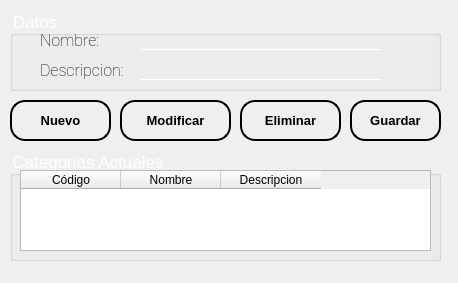
<?xml version="1.0" encoding="UTF-8"?>
<ui version="4.0">
 <class>MantenimientoCatego</class>
 <widget class="QDialog" name="MantenimientoCatego">
  <property name="geometry">
   <rect>
    <x>0</x>
    <y>0</y>
    <width>458</width>
    <height>283</height>
   </rect>
  </property>
  <property name="windowTitle">
   <string>Mantenimiento Categorias</string>
  </property>
  <property name="windowIcon">
   <iconset resource="../../Imagenes/imagenes_proyecto.qrc">
    <normaloff>:/iconos/Principal.ico</normaloff>:/iconos/Principal.ico</iconset>
  </property>
  <property name="styleSheet">
   <string notr="true">QPushButton{border-radius:15px;
border:2px solid black;
}

QPushButton:hover{

	background-color: rgb(2, 198, 201);
}
QPushButton:pressed { 
	
	background-color: rgb(32, 90, 143);
	border-style: inset;
}</string>
  </property>
  <widget class="QLabel" name="Fondo">
   <property name="geometry">
    <rect>
     <x>0</x>
     <y>0</y>
     <width>461</width>
     <height>301</height>
    </rect>
   </property>
   <property name="text">
    <string/>
   </property>
   <property name="pixmap">
    <pixmap resource="../../Imagenes/imagenes_proyecto.qrc">:/iconos/fondo2.PNG</pixmap>
   </property>
   <property name="scaledContents">
    <bool>true</bool>
   </property>
  </widget>
  <widget class="QGroupBox" name="gb_Actuales">
   <property name="geometry">
    <rect>
     <x>10</x>
     <y>150</y>
     <width>431</width>
     <height>111</height>
    </rect>
   </property>
   <property name="font">
    <font>
     <pointsize>13</pointsize>
    </font>
   </property>
   <property name="styleSheet">
    <string notr="true">color:rgb(255, 255, 255)</string>
   </property>
   <property name="title">
    <string>Categorias Actuales</string>
   </property>
   <widget class="QTableWidget" name="tableWidget">
    <property name="geometry">
     <rect>
      <x>10</x>
      <y>20</y>
      <width>411</width>
      <height>81</height>
     </rect>
    </property>
    <property name="styleSheet">
     <string notr="true">color:rgb(0, 0, 0)</string>
    </property>
    <column>
     <property name="text">
      <string>Código</string>
     </property>
    </column>
    <column>
     <property name="text">
      <string>Nombre</string>
     </property>
    </column>
    <column>
     <property name="text">
      <string>Descripcion</string>
     </property>
    </column>
   </widget>
  </widget>
  <widget class="QGroupBox" name="groupBox_2">
   <property name="geometry">
    <rect>
     <x>10</x>
     <y>10</y>
     <width>431</width>
     <height>81</height>
    </rect>
   </property>
   <property name="font">
    <font>
     <pointsize>13</pointsize>
    </font>
   </property>
   <property name="styleSheet">
    <string notr="true">QGroupBox{color:rgb(255, 255, 255)

}

QLabel{
	color:rgb(0, 0, 0);
	font: 57 12pt &quot;Roboto&quot;;
}

QLineEdit{
background:transparent;
border:none;
border-bottom:1px solid white;
	font: 57 12pt &quot;Roboto&quot;;
}</string>
   </property>
   <property name="title">
    <string>Datos</string>
   </property>
   <widget class="QLabel" name="label_2">
    <property name="geometry">
     <rect>
      <x>30</x>
      <y>20</y>
      <width>71</width>
      <height>21</height>
     </rect>
    </property>
    <property name="font">
     <font>
      <family>Roboto</family>
      <pointsize>12</pointsize>
      <weight>7</weight>
      <italic>false</italic>
      <bold>false</bold>
     </font>
    </property>
    <property name="text">
     <string>Nombre:</string>
    </property>
   </widget>
   <widget class="QLineEdit" name="gbMP_entry_marca">
    <property name="geometry">
     <rect>
      <x>130</x>
      <y>20</y>
      <width>241</width>
      <height>20</height>
     </rect>
    </property>
    <property name="text">
     <string/>
    </property>
    <property name="alignment">
     <set>Qt::AlignCenter</set>
    </property>
   </widget>
   <widget class="QLabel" name="label_4">
    <property name="geometry">
     <rect>
      <x>30</x>
      <y>50</y>
      <width>101</width>
      <height>21</height>
     </rect>
    </property>
    <property name="font">
     <font>
      <family>Roboto</family>
      <pointsize>12</pointsize>
      <weight>7</weight>
      <italic>false</italic>
      <bold>false</bold>
     </font>
    </property>
    <property name="text">
     <string>Descripcion:</string>
    </property>
   </widget>
   <widget class="QLineEdit" name="gbMP_entry_marca_3">
    <property name="geometry">
     <rect>
      <x>130</x>
      <y>50</y>
      <width>241</width>
      <height>20</height>
     </rect>
    </property>
    <property name="text">
     <string/>
    </property>
    <property name="alignment">
     <set>Qt::AlignCenter</set>
    </property>
   </widget>
  </widget>
  <widget class="QPushButton" name="AProductos_btn_nuevo">
   <property name="geometry">
    <rect>
     <x>10</x>
     <y>100</y>
     <width>101</width>
     <height>41</height>
    </rect>
   </property>
   <property name="font">
    <font>
     <pointsize>10</pointsize>
     <weight>75</weight>
     <bold>true</bold>
    </font>
   </property>
   <property name="styleSheet">
    <string notr="true"/>
   </property>
   <property name="text">
    <string>Nuevo</string>
   </property>
   <property name="icon">
    <iconset resource="../../Imagenes/imagenes_proyecto.qrc">
     <normaloff>:/iconos/add.png</normaloff>:/iconos/add.png</iconset>
   </property>
   <property name="iconSize">
    <size>
     <width>30</width>
     <height>30</height>
    </size>
   </property>
  </widget>
  <widget class="QPushButton" name="AProductos_btn_modificar">
   <property name="geometry">
    <rect>
     <x>120</x>
     <y>100</y>
     <width>111</width>
     <height>41</height>
    </rect>
   </property>
   <property name="font">
    <font>
     <pointsize>10</pointsize>
     <weight>75</weight>
     <bold>true</bold>
    </font>
   </property>
   <property name="styleSheet">
    <string notr="true"/>
   </property>
   <property name="text">
    <string>Modificar</string>
   </property>
   <property name="icon">
    <iconset resource="../../Imagenes/imagenes_proyecto.qrc">
     <normaloff>:/iconos/restart.png</normaloff>:/iconos/restart.png</iconset>
   </property>
   <property name="iconSize">
    <size>
     <width>30</width>
     <height>30</height>
    </size>
   </property>
  </widget>
  <widget class="QPushButton" name="AProductos_btn_eliminar">
   <property name="geometry">
    <rect>
     <x>240</x>
     <y>100</y>
     <width>101</width>
     <height>41</height>
    </rect>
   </property>
   <property name="font">
    <font>
     <pointsize>10</pointsize>
     <weight>75</weight>
     <bold>true</bold>
    </font>
   </property>
   <property name="styleSheet">
    <string notr="true"/>
   </property>
   <property name="text">
    <string>Eliminar</string>
   </property>
   <property name="icon">
    <iconset resource="../../Imagenes/imagenes_proyecto.qrc">
     <normaloff>:/iconos/trash.png</normaloff>:/iconos/trash.png</iconset>
   </property>
   <property name="iconSize">
    <size>
     <width>30</width>
     <height>30</height>
    </size>
   </property>
  </widget>
  <widget class="QPushButton" name="AProductos_btn_guardar">
   <property name="geometry">
    <rect>
     <x>350</x>
     <y>100</y>
     <width>91</width>
     <height>41</height>
    </rect>
   </property>
   <property name="font">
    <font>
     <pointsize>10</pointsize>
     <weight>75</weight>
     <italic>false</italic>
     <bold>true</bold>
    </font>
   </property>
   <property name="styleSheet">
    <string notr="true"/>
   </property>
   <property name="text">
    <string>Guardar</string>
   </property>
   <property name="icon">
    <iconset resource="../../Imagenes/imagenes_proyecto.qrc">
     <normaloff>:/iconos/save.png</normaloff>:/iconos/save.png</iconset>
   </property>
   <property name="iconSize">
    <size>
     <width>30</width>
     <height>30</height>
    </size>
   </property>
  </widget>
 </widget>
 <resources>
  <include location="../../Imagenes/imagenes_proyecto.qrc"/>
 </resources>
 <connections/>
</ui>
